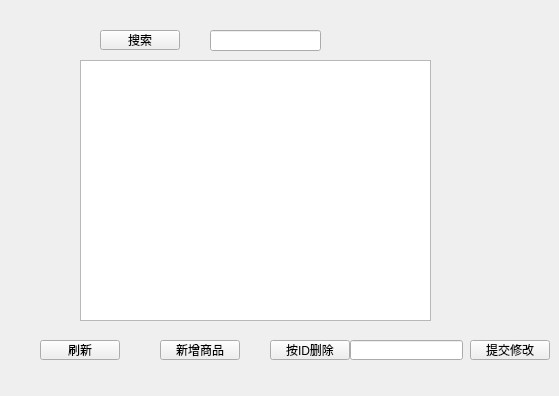
<?xml version="1.0" encoding="UTF-8"?>
<ui version="4.0">
 <class>GoodsManageWidget</class>
 <widget class="QWidget" name="GoodsManageWidget">
  <property name="geometry">
   <rect>
    <x>0</x>
    <y>0</y>
    <width>559</width>
    <height>396</height>
   </rect>
  </property>
  <property name="windowTitle">
   <string>Form</string>
  </property>
  <widget class="QTableView" name="tableView">
   <property name="geometry">
    <rect>
     <x>80</x>
     <y>60</y>
     <width>351</width>
     <height>261</height>
    </rect>
   </property>
  </widget>
  <widget class="QLineEdit" name="lineEdit_search">
   <property name="geometry">
    <rect>
     <x>210</x>
     <y>30</y>
     <width>111</width>
     <height>21</height>
    </rect>
   </property>
  </widget>
  <widget class="QPushButton" name="btnSearch">
   <property name="geometry">
    <rect>
     <x>100</x>
     <y>30</y>
     <width>80</width>
     <height>20</height>
    </rect>
   </property>
   <property name="text">
    <string>搜索</string>
   </property>
  </widget>
  <widget class="QPushButton" name="btnRefresh">
   <property name="geometry">
    <rect>
     <x>40</x>
     <y>340</y>
     <width>80</width>
     <height>20</height>
    </rect>
   </property>
   <property name="text">
    <string>刷新</string>
   </property>
  </widget>
  <widget class="QPushButton" name="btnAdd">
   <property name="geometry">
    <rect>
     <x>160</x>
     <y>340</y>
     <width>80</width>
     <height>20</height>
    </rect>
   </property>
   <property name="text">
    <string>新增商品</string>
   </property>
  </widget>
  <widget class="QPushButton" name="btnDelete">
   <property name="geometry">
    <rect>
     <x>270</x>
     <y>340</y>
     <width>80</width>
     <height>20</height>
    </rect>
   </property>
   <property name="text">
    <string>按ID删除</string>
   </property>
  </widget>
  <widget class="QPushButton" name="btnSubmit">
   <property name="geometry">
    <rect>
     <x>470</x>
     <y>340</y>
     <width>80</width>
     <height>20</height>
    </rect>
   </property>
   <property name="text">
    <string>提交修改</string>
   </property>
  </widget>
  <widget class="QLineEdit" name="lineEdit_delID">
   <property name="geometry">
    <rect>
     <x>350</x>
     <y>340</y>
     <width>113</width>
     <height>20</height>
    </rect>
   </property>
  </widget>
 </widget>
 <resources/>
 <connections/>
</ui>
